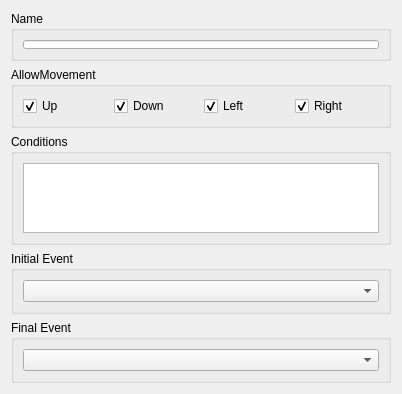
              <widget class="QWidget" name="scrollActionsPropertiesContents">
               <property name="geometry">
                <rect>
                 <x>0</x>
                 <y>0</y>
                 <width>402</width>
                 <height>394</height>
                </rect>
               </property>
               <property name="maximumSize">
                <size>
                 <width>16777215</width>
                 <height>1019</height>
                </size>
               </property>
               <layout class="QGridLayout" name="gridLayout_85">
                <property name="sizeConstraint">
                 <enum>QLayout::SetNoConstraint</enum>
                </property>
                <item row="0" column="0">
                 <widget class="QGroupBox" name="groupActionsName">
                  <property name="enabled">
                   <bool>true</bool>
                  </property>
                  <property name="sizePolicy">
                   <sizepolicy hsizetype="Preferred" vsizetype="Fixed">
                    <horstretch>0</horstretch>
                    <verstretch>0</verstretch>
                   </sizepolicy>
                  </property>
                  <property name="minimumSize">
                   <size>
                    <width>0</width>
                    <height>50</height>
                   </size>
                  </property>
                  <property name="title">
                   <string>Name</string>
                  </property>
                  <property name="alignment">
                   <set>Qt::AlignLeading|Qt::AlignLeft|Qt::AlignTop</set>
                  </property>
                  <layout class="QGridLayout" name="gridLayout_86">
                   <item row="0" column="0">
                    <widget class="QLineEdit" name="lineActionsName">
                     <property name="sizePolicy">
                      <sizepolicy hsizetype="Expanding" vsizetype="Expanding">
                       <horstretch>0</horstretch>
                       <verstretch>0</verstretch>
                      </sizepolicy>
                     </property>
                     <property name="minimumSize">
                      <size>
                       <width>0</width>
                       <height>0</height>
                      </size>
                     </property>
                    </widget>
                   </item>
                  </layout>
                 </widget>
                </item>
                <item row="2" column="0">
                 <widget class="QGroupBox" name="groupActionsConditions">
                  <property name="maximumSize">
                   <size>
                    <width>16777215</width>
                    <height>180</height>
                   </size>
                  </property>
                  <property name="title">
                   <string>Conditions</string>
                  </property>
                  <layout class="QGridLayout" name="gridLayout_87">
                   <item row="0" column="0">
                    <widget class="QListWidget" name="listActionsConditions">
                     <property name="selectionRectVisible">
                      <bool>true</bool>
                     </property>
                     <item>
                      <property name="text">
                       <string/>
                      </property>
                     </item>
                    </widget>
                   </item>
                  </layout>
                 </widget>
                </item>
                <item row="4" column="0">
                 <widget class="QGroupBox" name="groupActionsFinalEvent">
                  <property name="title">
                   <string>Final Event</string>
                  </property>
                  <layout class="QGridLayout" name="gridLayout_88">
                   <item row="0" column="0">
                    <widget class="QComboBox" name="comboActionsFinalEvent"/>
                   </item>
                  </layout>
                 </widget>
                </item>
                <item row="3" column="0">
                 <widget class="QGroupBox" name="groupActionsInitialEvent">
                  <property name="title">
                   <string>Initial Event</string>
                  </property>
                  <layout class="QGridLayout" name="gridLayout_89">
                   <item row="0" column="0">
                    <widget class="QComboBox" name="comboActionsInitialEvent"/>
                   </item>
                  </layout>
                 </widget>
                </item>
                <item row="1" column="0">
                 <widget class="QGroupBox" name="groupActionsMovement">
                  <property name="title">
                   <string>AllowMovement</string>
                  </property>
                  <property name="checkable">
                   <bool>false</bool>
                  </property>
                  <layout class="QGridLayout" name="gridLayout_90">
                   <item row="0" column="0">
                    <widget class="QCheckBox" name="checkActionsMoveUp">
                     <property name="text">
                      <string>Up</string>
                     </property>
                     <property name="checked">
                      <bool>true</bool>
                     </property>
                    </widget>
                   </item>
                   <item row="0" column="1">
                    <widget class="QCheckBox" name="checkActionsMoveDown">
                     <property name="text">
                      <string>Down</string>
                     </property>
                     <property name="checked">
                      <bool>true</bool>
                     </property>
                    </widget>
                   </item>
                   <item row="0" column="2">
                    <widget class="QCheckBox" name="checkActionsMoveLeft">
                     <property name="text">
                      <string>Left</string>
                     </property>
                     <property name="checked">
                      <bool>true</bool>
                     </property>
                    </widget>
                   </item>
                   <item row="0" column="3">
                    <widget class="QCheckBox" name="checkActionsMoveRight">
                     <property name="text">
                      <string>Right</string>
                     </property>
                     <property name="checked">
                      <bool>true</bool>
                     </property>
                    </widget>
                   </item>
                  </layout>
                 </widget>
                </item>
               </layout>
              </widget>
